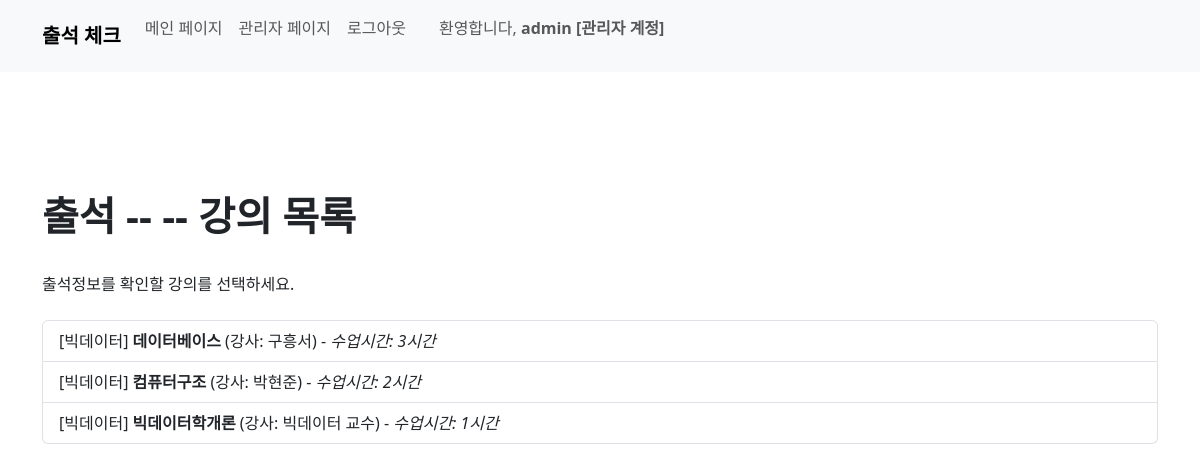
Before: /course/attendance_course_list/1/ (signed in) with the older database file.
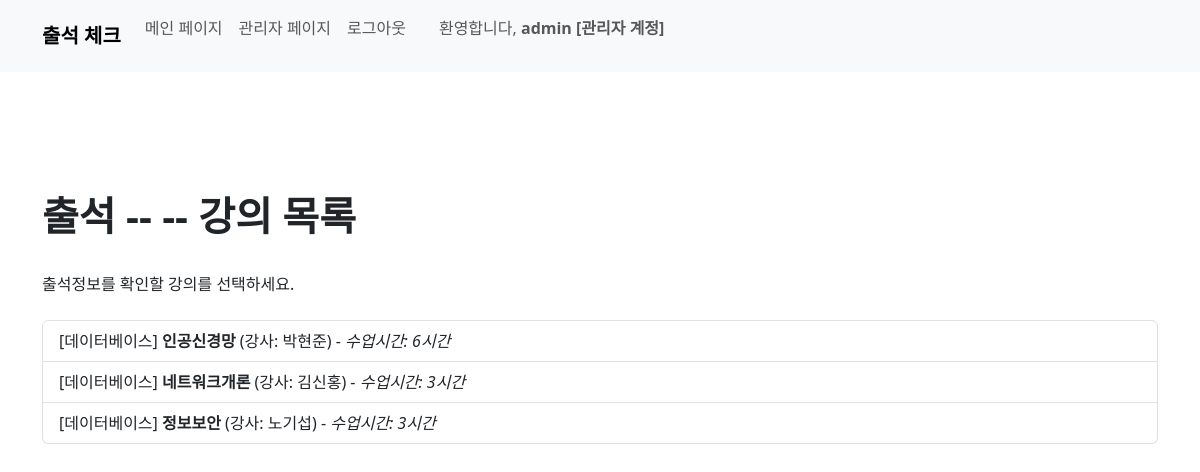
After: the same page with the newer database file.
### course/models.py (models this page shows, shortened)
class Course(models.Model):
    course_name = models.CharField(max_length=50)
    teacher_name = models.CharField(max_length=20)
    division_name = models.ForeignKey(Division, on_delete=models.CASCADE)
    start_date = models.DateField()
    start_at = models.TimeField()
    end_at = models.TimeField()
    hours = models.IntegerField()

### user/models.py (models this page shows)
class Division(models.Model):
    name = models.CharField(max_length=50)
    def __str__(self):
        return self.name

### course/views.py (the view)
# urls.py: path('attendance_course_list/<int:pk>/', views.attendance_course_list, name='attendance_course_list'),
@user_passes_test(lambda u: u.is_staff, login_url='/') # 권한 없으면 홈으로
def attendance_course_list(request, pk):
    course = Course.objects.filter(division_name_id=pk)
    context = {
        'course': course
    }
    return render(request, 'attendance_board/attendance_course_list.html', context)

### course/templates/attendance_board/attendance_course_list.html (shortened to what this page needs)
{% load static %}
{% load django_bootstrap5 %}
{% bootstrap_css %}
<!DOCTYPE html>
<html>
<head>
</head>
<body>
  {% include 'home/navbar.html' %}
  <br><br><br>
    <div class="container">
      <br><br>
      <h1><b>출석 -- {{division.name}} -- 강의 목록</b></h1>
      <br>
      출석정보를 확인할 강의를 선택하세요.
      <br><br>
      <div class="list-group">
        {% for c in course %}
          <a href="{% url 'course:attendance_course_board' c.pk %}" class="list-group-item list-group-item-action">
            [{{ c.division_name }}] <b>{{ c.course_name }}</b> (강사: {{ c.teacher_name }}) - <i>수업시간: {{ c.hours }}시간</i>
        </a>
        {% endfor %}
      </div>
  </div>
</body>
</html>

Changed rows visible on the page:
removed Course: division_name "빅데이터", course_name "데이터베이스", teacher_name "구흥서", hours "3"
removed Course: division_name "빅데이터", course_name "빅데이터학개론", teacher_name "빅데이터 교수", hours "1"
added Course: division_name "데이터베이스", course_name "인공신경망", teacher_name "박현준", hours "6"
now on this page (row edited): Course: division_name "데이터베이스", course_name "네트워크개론", teacher_name "김신홍", hours "3"
changed Course: division_name "빅데이터" → "데이터베이스"; course_name "컴퓨터구조" → "정보보안"; teacher_name "박현준" → "노기섭"; hours "2" → "3"
